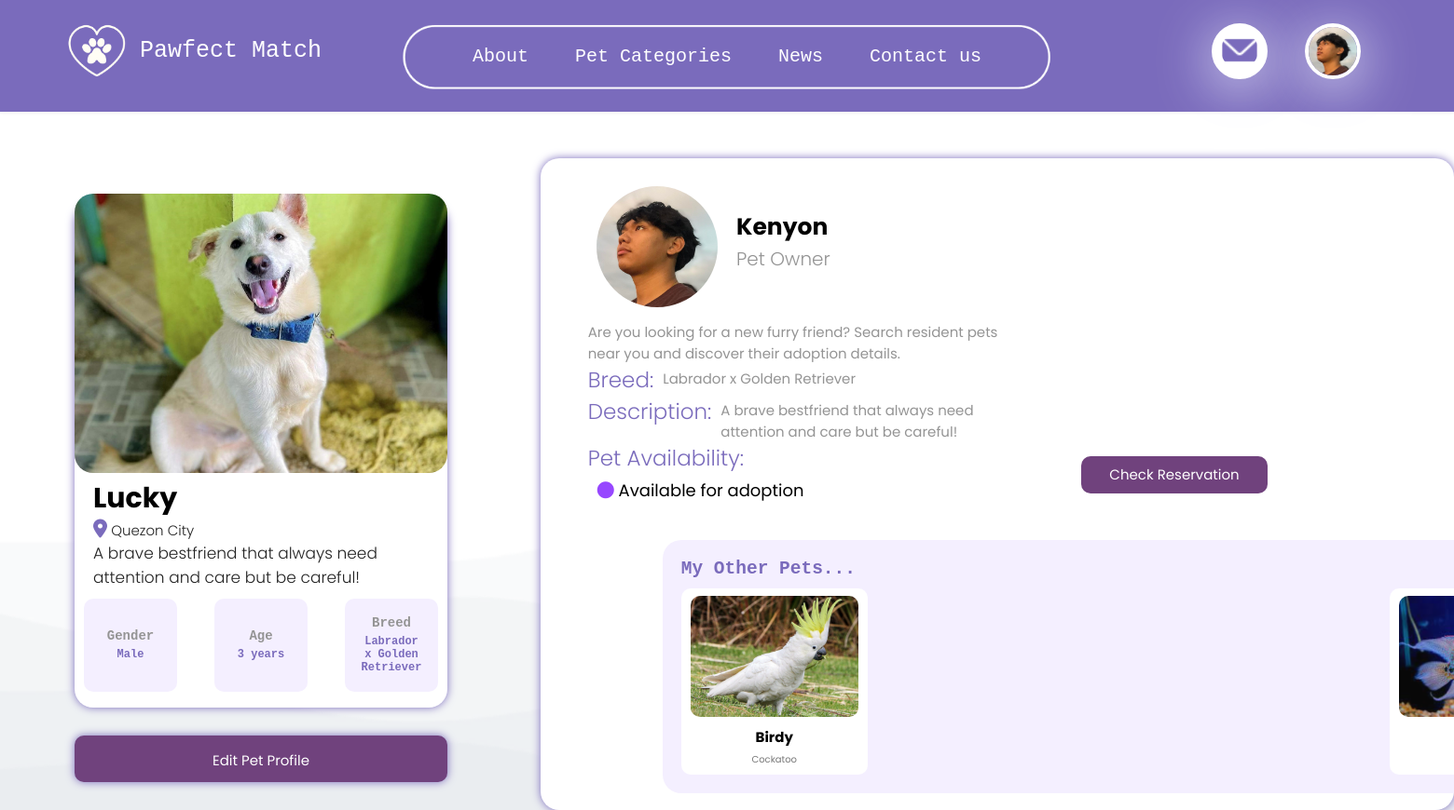
The app's page /pet_profile.php?pet_id=2266333578?availability=Available (signed in) with its own data.
### tables this page shows
CREATE TABLE `pets` (
  `id` bigint(20) NOT NULL,
  `pet_id` bigint(20) NOT NULL,
  `pet_name` varchar(255) NOT NULL,
  `pet_owner` varchar(255) NOT NULL,
  `pet_owner_image` varchar(255) NOT NULL,
  `pet_owner_id` bigint(20) NOT NULL,
  `pet_location` varchar(255) NOT NULL,
  `pet_address` varchar(255) NOT NULL,
  `pet_type` varchar(255) NOT NULL,
  `pet_breed` varchar(255) NOT NULL,
  `pet_gender` varchar(255) NOT NULL,
  `pet_age` int(11) NOT NULL,
  `pet_image` varchar(100) NOT NULL,
  `pet_description` longtext NOT NULL,
  `availability` varchar(100) NOT NULL,
  `reservation` int(11) NOT NULL,
  `reservation_id` bigint(20) NOT NULL,
  `date` timestamp NOT NULL DEFAULT current_timestamp() ON UPDATE current_timestamp()
);

### functions.php (called while the page is built, shortened)
<?php
function check_login($con)
{
	if(isset($_SESSION['user_id']))
	{
		$id = $_SESSION['user_id'];
		$query = "select * from users where user_id = '$id' limit 1";
		$result = mysqli_query($con,$query);
		if($result && mysqli_num_rows($result) > 0)
		{
			$user_data = mysqli_fetch_assoc($result);
			return $user_data;
		}
	}
	die;
}

### pet_profile.php (the view, shortened to what this page needs)
<?php
include("connection.php");
include("functions.php");
$user_data = check_login($con);
$user_id = $user_data['user_id'];
$pet_id = isset($_GET['pet_id']) ? $_GET['pet_id'] : header('Location: index.php');
$query = "SELECT * FROM pets WHERE pet_id = '$pet_id'";
$result = mysqli_query($con, $query);
if(mysqli_num_rows($result) == 1){
    $row = mysqli_fetch_assoc($result);
    $pet_id = $row['pet_id'];
    $pet_name = $row['pet_name'];
    $pet_location = $row['pet_location'];
    $pet_owner = $row['pet_owner'];
    $pet_owner_image = $row['pet_owner_image'];
    $pet_breed = $row['pet_breed'];
    $pet_gender = $row['pet_gender'];
    $pet_age = $row['pet_age'];
    $pet_image = $row['pet_image'];
    $pet_location = $row['pet_location'];
    $pet_description = $row['pet_description'];
    $availability = $row['availability'];
}
?>
<!DOCTYPE html>
<html lang="en">
<head>
  <link rel="stylesheet" href="css/style.css">
  <link rel="stylesheet" href="https://cdnjs.cloudflare.com/ajax/libs/font-awesome/5.15.2/css/all.min.css" />
  <link rel="stylesheet" href="css/info.css">
  <link rel="stylesheet" href="css/pet_profile.css">
  <link rel="stylesheet" href="css/message.css">
</head>
<body>
<div class="center-content">
  <div class="left">
    <div class="pet-profile">
      <div class="pet-name">
        <img src='uploads/<?php echo htmlspecialchars($pet_image);?>'>
        <h2><?php echo htmlspecialchars($pet_name);?></h2>
        <p><i class="fas fa-location-dot"></i>  <?php echo htmlspecialchars($pet_location);?></p>
        <span><?php echo htmlspecialchars($pet_description);?></span>
        <div class="profile-box">
          <div class="box">
            <h3>Gender</h3>
            <p><?php echo htmlspecialchars($pet_gender);?></p>
          </div>
          <div class="box">
            <h3>Age</h3>
            <p><?php echo htmlspecialchars($pet_age);?> years</p>
          </div>
          <div class="box">
            <h3>Breed</h3>
            <p><?php echo htmlspecialchars($pet_breed);?></p>
          </div>
        </div>
      </div>
    </div>
    <div class="edit">
    <a href="update_pet.php?pet_id=<?php echo htmlspecialchars($pet_id);?>" class="button">
      <p>Edit Pet Profile</p>
    </a>
    </div>
  </div>
  <div class="right">
    <div class="user">
      <img src='uploads/<?php echo htmlspecialchars($pet_owner_image);?>'>
      <div class="info">
        <h2><?php echo htmlspecialchars($pet_owner);?></h2>
        <p>Pet Owner</p>
      </div>
      <div class="disc">
        <p>
          Are you looking for a new furry friend?
          Search resident pets near you and discover
          their adoption details.
        </p>
        <div class="pet-disc">
          <h3>Breed: </h3>
          <span><?php echo htmlspecialchars($pet_breed);?></span>
        </div>
        <div class="pet-disc">
          <h3>Description: </h3>
          <span><?php echo htmlspecialchars($pet_description);?></span>
        </div>
        <div class="pet-disc-a">
          <h3>Pet Availability: </h3>
          <?php
              if ($availability == 'Available') {
                  echo "<div class='a'><i class='fas fa-circle available'></i> <span>Available for adoption</span></div>";
              }
          ?>
        </div>
        <a href="reserve.php?pet_id=<?php echo htmlspecialchars($pet_id);?>">
          <div class="reservation">
            <p>Check Reservation</p>
          </div>
        </a>
    <div class="similar-pets">
      <div class="similar"><h2>My Other Pets...</h2></div>
      <?php
        $pet_id_escaped = mysqli_real_escape_string($con, $pet_id);
        $user_id_escaped = mysqli_real_escape_string($con, $user_id);
        $similar_pets_query = "SELECT * FROM pets WHERE pet_owner_id = '{$user_id_escaped}' AND pet_id != '{$pet_id_escaped}' LIMIT 4";
        $similar_pets_result = mysqli_query($con, $similar_pets_query);
        while ($pet = mysqli_fetch_assoc($similar_pets_result))
      { ?>
        <a href="pet_profile.php?pet_id=<?php echo htmlspecialchars($pet['pet_id']); ?>">
            <div class="pet-card">
                <img src='uploads/<?php echo htmlspecialchars($pet['pet_image']); ?>' alt='<?php echo htmlspecialchars($pet['pet_name']); ?>'>
                <h2><?php echo htmlspecialchars($pet['pet_name']); ?></h2>
                <p><?php echo htmlspecialchars($pet['pet_breed']); ?></p>
            </div>
        </a>
      <?php
      }
      ?>
    </div>
  </div>
</div>
</body>
</html>

### css/style.css (style rules this page uses)
* { margin: 0; padding: 0; box-sizing: border-box; }
nav { background-color: #7A6BBC; padding: 20px 20%; box-shadow: 0 0 5px rgba(0, 0, 0, 0.1); width: 100%; height: 120px; display: flex; position: relative; }
.menu-box nav { display: flex; justify-content: space-between; align-items: center; padding: 10px; }
.bg-bottom { position: fixed; bottom: -100px; left: 0; width: 100%; text-align: center; z-index: -1; }
.menu-box nav .list { margin: 0 auto; }
.menu-box nav .user-image { margin-left: 10px; }
.logo-image { position: absolute; top: 20px; left: 70px; width: 70px; height: 70px; object-fit: cover; z-index: 1; }
.user-btn { position: absolute; top: 25px; right: 200px; width: 60px; height: 60px; border-radius: 50%; background-color: white; border: 4px solid #ffffff; box-shadow: 0 10px 60px #E6E6FA; }
.user-btn img { position: absolute; align-items: center; border-radius: 50%; width: 40px; top: 5px; left: 6px; }
.user-image { position: absolute; top: 25px; right: 100px; width: 60px; height: 60px; border-radius: 50%; border: 4px solid #ffffff; box-shadow: 0 10px 60px #E6E6FA; }
.list { padding: 0; margin: 0; font-family: monospace; display: flex; justify-content: center; list-style: none; z-index: 99; margin-top: 10px; }
.list li { display: inline-block; position: relative; }
.list li:last-child { margin-right: 0; }
.list li a { display: block; padding: 20px 25px; color: #FFFFFF; text-decoration: none; text-align: center; font-size: 20px; }
.logo-text { position: absolute; top: 40px; left: 150px; color: #ffffff; font-size: 25px; display: flex; align-items: center; font-family: monospace; }
.top-oval { position: absolute; margin-top: 10px; width: 700px; height: 100px; left: 50%; transform: translateX(-50%); z-index: 0; }

### css/info.css (style rules this page uses)
body { font-family: monospace; background-color: #fff; margin: 0; padding: 0; align-items: center; }

### records on screen
pets: pet_image (picture), pet_name "Lucky", pet_location "Quezon City", pet_description "A brave bestfriend that always need attention and care but be careful!", pet_gender "Male", pet_age "3", pet_breed "Labrador x Golden Retriever", pet_owner_image (picture), pet_owner "Kenyon"
pets: pet_image (picture), pet_name "Birdy", pet_breed "Cockatoo"
pets: pet_image (picture)
